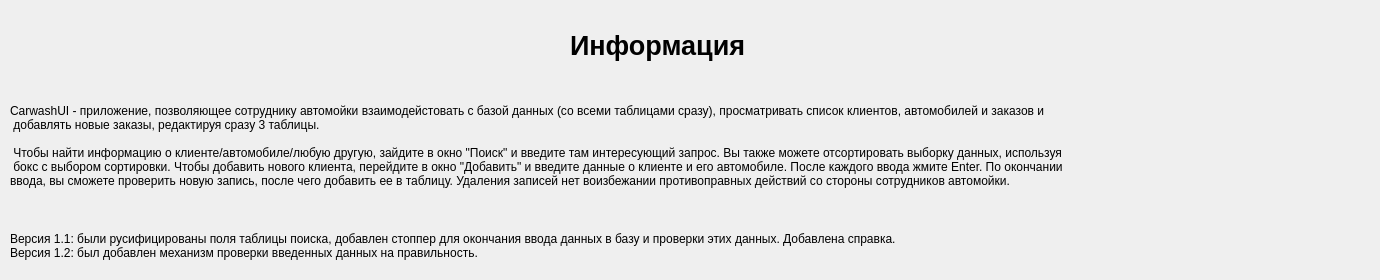
    <widget class="QWidget" name="page_11">
     <widget class="QLabel" name="label_12">
      <property name="geometry">
       <rect>
        <x>10</x>
        <y>70</y>
        <width>1361</width>
        <height>151</height>
       </rect>
      </property>
      <property name="text">
       <string>CarwashUI - приложение, позволяющее сотруднику автомойки взаимодейстовать с базой данных (со всеми таблицами сразу), просматривать список клиентов, автомобилей и заказов и 
 добавлять новые заказы, редактируя сразу 3 таблицы. 
 
 Чтобы найти информацию о клиенте/автомобиле/любую другую, зайдите в окно &quot;Поиск&quot; и введите там интересующий запрос. Вы также можете отсортировать выборку данных, используя 
 бокс с выбором сортировки. Чтобы добавить нового клиента, перейдите в окно &quot;Добавить&quot; и введите данные о клиенте и его автомобиле. После каждого ввода жмите Enter. По окончании  
ввода, вы сможете проверить новую запись, после чего добавить ее в таблицу. Удаления записей нет воизбежании противоправных действий со стороны сотрудников автомойки.</string>
      </property>
     </widget>
     <widget class="QLabel" name="label_13">
      <property name="geometry">
       <rect>
        <x>570</x>
        <y>20</y>
        <width>271</width>
        <height>51</height>
       </rect>
      </property>
      <property name="font">
       <font>
        <pointsize>20</pointsize>
        <bold>true</bold>
       </font>
      </property>
      <property name="text">
       <string>Информация</string>
      </property>
     </widget>
     <widget class="QLabel" name="label_14">
      <property name="geometry">
       <rect>
        <x>10</x>
        <y>220</y>
        <width>1361</width>
        <height>51</height>
       </rect>
      </property>
      <property name="text">
       <string>Версия 1.1: были русифицированы поля таблицы поиска, добавлен стоппер для окончания ввода данных в базу и проверки этих данных. Добавлена справка. 
Версия 1.2: был добавлен механизм проверки введенных данных на правильность. </string>
      </property>
     </widget>
    </widget>
